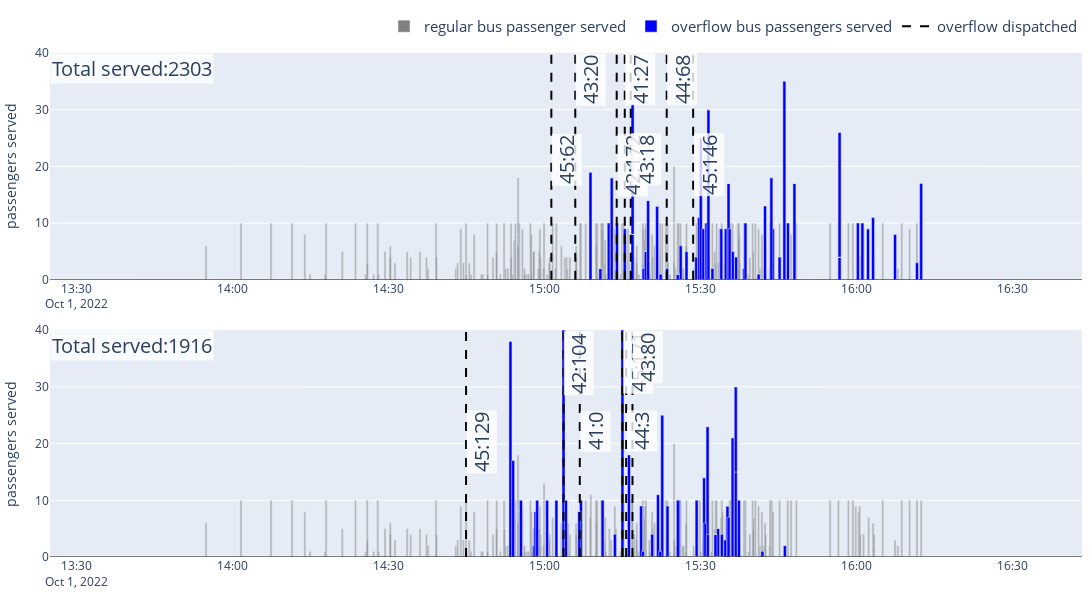

The code cell stored with this chart in its notebook:
### Code cell
trip_ids = bl_plus_mcts_trip_ids

fig = make_subplots(
    rows=2, cols=1,
    horizontal_spacing = 0.05, vertical_spacing=0.1
)

for df_index in [0, 1]:
  tdf = df_arr[labels[df_index]][0]
  tdf = tdf[tdf['trip_id'].isin(trip_ids)]
  all_indices = merge_all_indices(tdf, dt_indices)

  only_valid = all_indices[all_indices['trip_id'].isin(trip_ids)]
  min_time = (only_valid.index.min() - dt.timedelta(minutes=30)).time()
  max_time = (only_valid.index.max() + dt.timedelta(minutes=30)).time()
  merged_df = all_indices.between_time(min_time, max_time)
  merged_df['zero'] = 0
  merged_df['remain'] = merged_df['remain'] * -1
  
  fig.add_trace(go.Scatter(x=merged_df.index, y=merged_df.zero, line=dict(color='black', width=1), showlegend=False), row=df_index+1, col=1)

  # marker_pattern_shape=".", marker_pattern_fillmode='replace'
  traces = [go.Bar(x=trip_df.index, y=trip_df.got_on_bus, width=25000, name="regular bus passenger served", marker_color='grey', marker_opacity=0.5, showlegend=(i==0 and df_index == 0)) \
              for i, (trip_id, trip_df) in enumerate(merged_df.query("trip_id != 0 and overload_id == 0").groupby("trip_id"))]
  fig.add_traces(traces, rows=df_index+1, cols=1)

  fig.add_vrect(x0=merged_df.index.min(), x1=merged_df.index.max(), 
            annotation_text=f"Total served:{int(tdf.got_on_bus.sum())}", 
            annotation_position="top left", annotation_textangle=0, annotation=dict(font=dict(size=20), bgcolor="rgba(255,255,255,0.8)"),
            fillcolor="green", opacity=0, line_width=0, row=df_index+1, col=1)
  
  marker_colors = ['blue', 'blue']
  traces = [go.Bar(x=trip_df.index, y=trip_df.got_on_bus, width=35000, name="overflow bus passengers served", marker_color=marker_colors[i%2], showlegend=(i==0 and df_index == 0)) \
              for i, (trip_id, trip_df) in enumerate(merged_df.query("trip_id != 0 and overload_id == 1").groupby("trip_id"))]
  fig.add_traces(traces, rows=df_index+1, cols=1)

  dispatch_df = df_arr[labels[df_index]][1]
  dispatch_df = dispatch_df[dispatch_df['trip_id'].isin(trip_ids)]
  all_indices = merge_all_indices(dispatch_df, dt_indices).query("bus_id != 0")
      
  for i, (k, v) in enumerate(all_indices.sort_index().iterrows()):
    

      fig.add_trace(go.Scatter(x=[k,k], 
                          y=[0, 0], 
                          mode='lines', 
                          line=dict(color='black', dash='dash'),
                          name='overflow dispatched', showlegend=(i==0 and df_index == 0)), row=df_index+1, col=1)
      
      trip_id = v['trip_id']
      bus_id = v['bus_id']
      fig.add_vline(x=k, line_width=2, line_dash="dash", line_color="black", row=df_index+1, col=1)
      a = merged_df.query(f"bus_id == '{bus_id}' and trip_id == '{trip_id}'")
      a_start = a.index.min()
      a_end = a.index.max()
      a_sum_served = int(a.got_on_bus.sum())
      # a_start, a_end, a_sum_served
      if i % 2 == 0:
        shift = -80
      else:
        shift = 0
      # print(a_sum_served, i, shift)
      fig.add_vrect(x0=k, x1=a_end, 
              #   annotation_text=f"Total served:{a_sum_served}", annotation_position="top left",
                annotation_text=f"{bus_id}:{a_sum_served}", annotation_position="top left", annotation_textangle=-90, annotation=dict(font=dict(size=20), yshift=shift, bgcolor="rgba(255,255,255,0.8)"),
                fillcolor="green", opacity=0, line_width=0, row=df_index+1, col=1)

# fig.update_layout(showlegend=False)
fig.update_layout(margin={"r":10,"t":10,"l":10,"b":10}, width=1400, height=600)
fig.update_layout(legend=dict(
    orientation="h",
    yanchor="bottom",
    y=1.02,
    xanchor="right",
    x=1,
    font=dict(size=15)
))
fig.update_yaxes(range=[-40, 40], title='passengers served')
fig.update_yaxes(range=[0, 40])

# fig.write_image("plots/timeseries_comparison.eps")
# fig.show()
